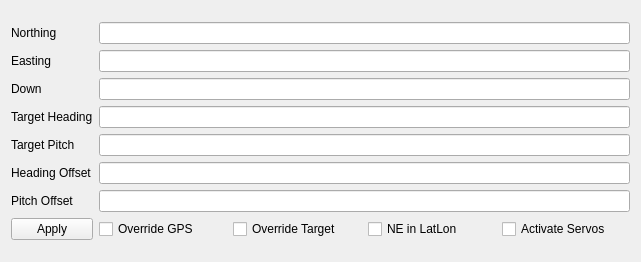
<?xml version="1.0" encoding="UTF-8"?>
<ui version="4.0">
 <class>WidgetAntennaDataManipulator</class>
 <widget class="QWidget" name="WidgetAntennaDataManipulator">
  <property name="geometry">
   <rect>
    <x>0</x>
    <y>0</y>
    <width>641</width>
    <height>262</height>
   </rect>
  </property>
  <property name="windowTitle">
   <string>Form</string>
  </property>
  <layout class="QGridLayout" name="gridLayout_2">
   <item row="0" column="0">
    <layout class="QGridLayout" name="gridLayout">
     <item row="5" column="0">
      <widget class="QLabel" name="label_6">
       <property name="text">
        <string>Heading Offset</string>
       </property>
      </widget>
     </item>
     <item row="4" column="0">
      <widget class="QLabel" name="label_5">
       <property name="text">
        <string>Target Pitch</string>
       </property>
      </widget>
     </item>
     <item row="7" column="1">
      <layout class="QHBoxLayout" name="horizontalLayout">
       <item>
        <widget class="QCheckBox" name="GPSOverride">
         <property name="text">
          <string>Override GPS</string>
         </property>
        </widget>
       </item>
       <item>
        <widget class="QCheckBox" name="targetOverride">
         <property name="text">
          <string>Override Target</string>
         </property>
        </widget>
       </item>
       <item>
        <widget class="QCheckBox" name="latlon">
         <property name="text">
          <string>NE in LatLon</string>
         </property>
        </widget>
       </item>
       <item>
        <widget class="QCheckBox" name="activateServos">
         <property name="text">
          <string>Activate Servos</string>
         </property>
        </widget>
       </item>
      </layout>
     </item>
     <item row="3" column="1">
      <widget class="QLineEdit" name="target_heading"/>
     </item>
     <item row="0" column="1">
      <widget class="QLineEdit" name="pn"/>
     </item>
     <item row="2" column="1">
      <widget class="QLineEdit" name="pd"/>
     </item>
     <item row="2" column="0">
      <widget class="QLabel" name="label_3">
       <property name="text">
        <string>Down</string>
       </property>
      </widget>
     </item>
     <item row="1" column="1">
      <widget class="QLineEdit" name="pe"/>
     </item>
     <item row="0" column="0">
      <widget class="QLabel" name="label">
       <property name="text">
        <string>Northing</string>
       </property>
      </widget>
     </item>
     <item row="4" column="1">
      <widget class="QLineEdit" name="target_pitch"/>
     </item>
     <item row="1" column="0">
      <widget class="QLabel" name="label_2">
       <property name="text">
        <string>Easting</string>
       </property>
      </widget>
     </item>
     <item row="3" column="0">
      <widget class="QLabel" name="label_4">
       <property name="text">
        <string>Target Heading</string>
       </property>
      </widget>
     </item>
     <item row="7" column="0">
      <widget class="QPushButton" name="apply">
       <property name="text">
        <string>Apply</string>
       </property>
      </widget>
     </item>
     <item row="6" column="0">
      <widget class="QLabel" name="label_7">
       <property name="text">
        <string>Pitch Offset</string>
       </property>
      </widget>
     </item>
     <item row="5" column="1">
      <widget class="QLineEdit" name="headingOffet"/>
     </item>
     <item row="6" column="1">
      <widget class="QLineEdit" name="pitchOffset"/>
     </item>
    </layout>
   </item>
  </layout>
 </widget>
 <resources/>
 <connections/>
</ui>
